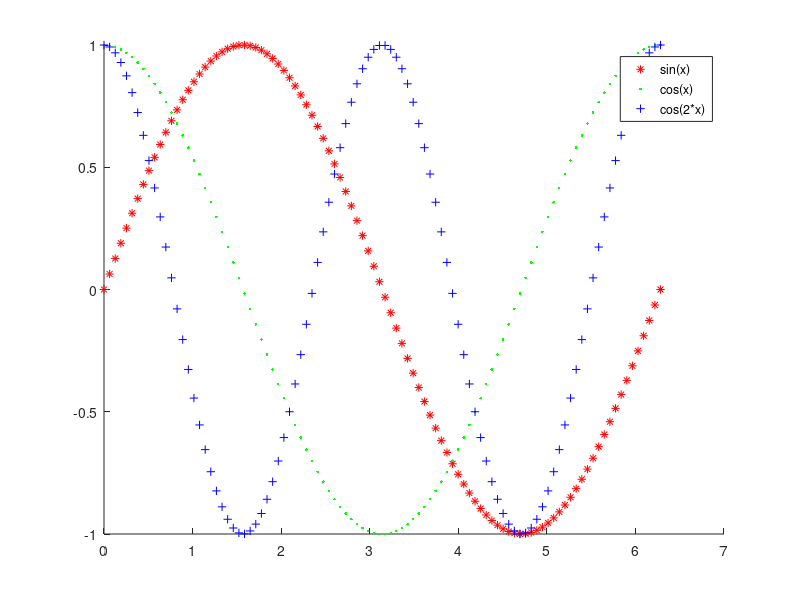

Write the MATLAB code that produced this figure.
%plotting multiple curve in a single figure windows using the commnd hold
%on
clc 
clear all
x=linspace(0,2*pi,100)
hold on 
plot(x,sin(x),'r*')
plot(x,cos(x),'g.')
plot(x,cos(2*x),'b+')
legend('sin(x)','cos(x)','cos(2*x)')